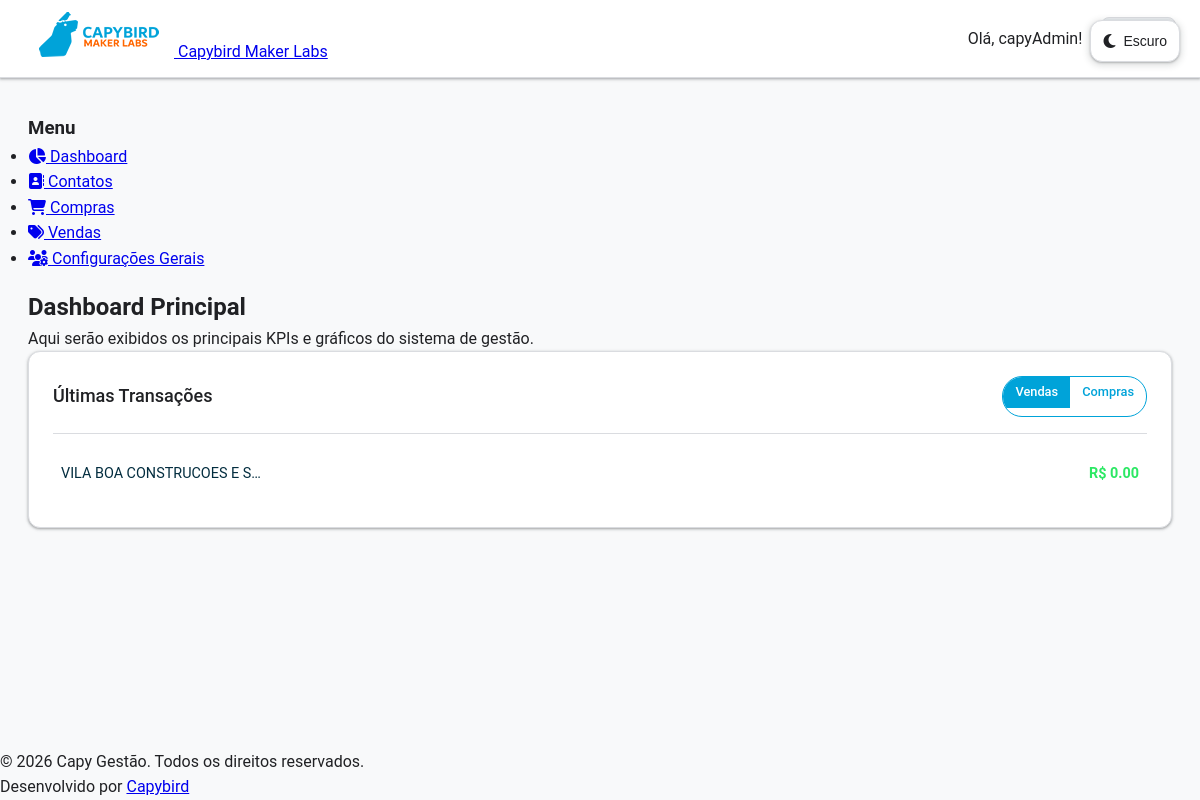
Before: /dashboard/ (signed in) with the older database file.
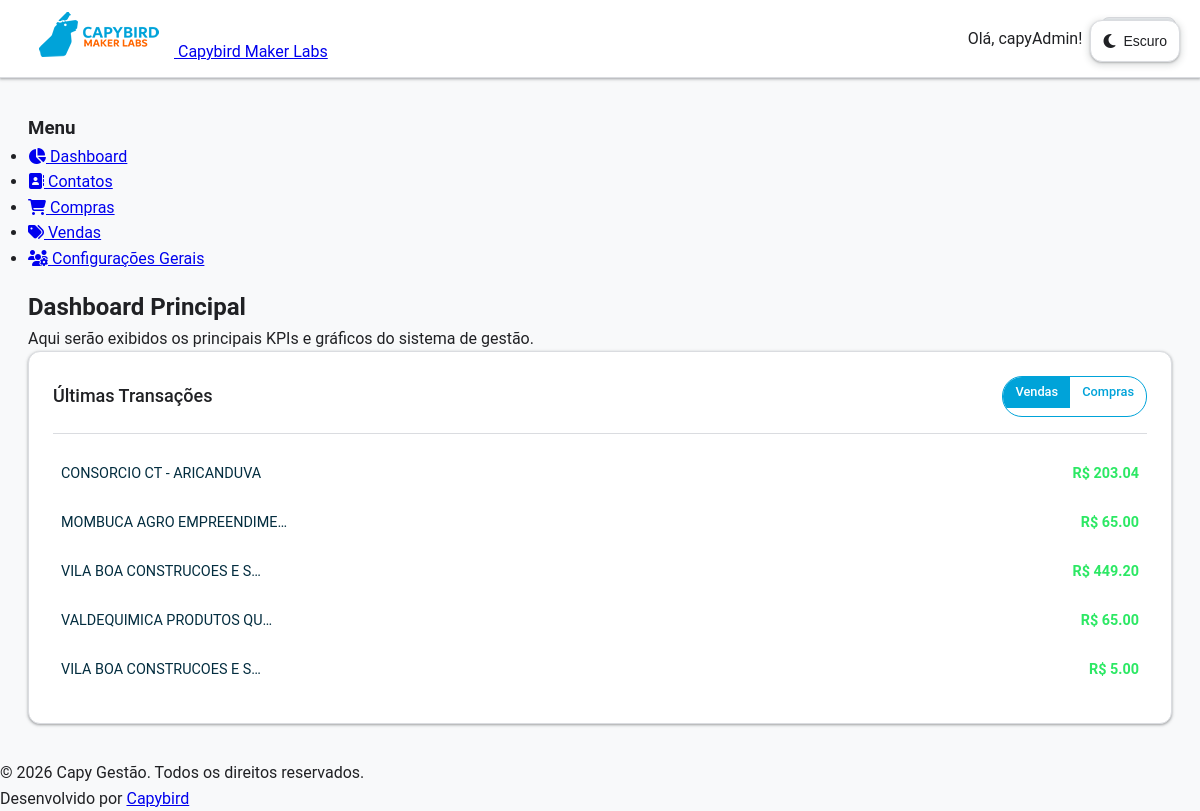
After: the same page with the newer database file.
### contacts/models.py (models this page shows, shortened)
class Contact(models.Model):
    class PersonType(models.TextChoices):
        INDIVIDUAL = "PF", _("Pessoa Física")
        LEGAL = "PJ", _("Pessoa Jurídica")
    class OrganizationType(models.TextChoices):
        SYSTEM_HOLDER = "HOLDER", _("Gestor do Sistema")  # A sua empresa
        CLIENT = "CLIENT", _("Cliente")  # As empresas clientes
        OTHER = "OTHER", _("Outro")  # Outros tipos de contato PJ
    name = models.CharField(max_length=255, verbose_name=_("Nome Completo"))
    email = models.EmailField(max_length=255, unique=True)
    phone = models.CharField(
        max_length=20,
        blank=True,
        null=True,
        verbose_name=_("Telefone"),
        validators=[
            RegexValidator(
                regex=r'^\+?1?\d{9,15}$',
                message=_("O número de telefone deve estar no formato: '+999999999'. Até 15 dígitos permitidos.")
            )
        ]
    )
    person_type = models.CharField(
        max_length=2,
        choices=PersonType.choices,
        default=PersonType.INDIVIDUAL,
        verbose_name=_("Tipo de Pessoa"),
        db_index=True,
    )
    document = models.CharField(
        max_length=18,
        unique=True,
        blank=True,
        null=True,
        verbose_name=_("CPF/CNPJ"),
        db_index=True,
    )
    is_active = models.BooleanField(default=True, verbose_name=_("Ativo"))
    user = models.OneToOneField(
        User,
        on_delete=models.SET_NULL,
        null=True,
        blank=True,
        verbose_name=_("Usuário Associado"),
        related_name="contact_profile",
    )
    company = models.ForeignKey(
        "self",
        on_delete=models.SET_NULL,
        null=True,
        blank=True,
        verbose_name="Empresa Associada (PJ)",
        limit_choices_to={
            "person_type": "PJ"
        },  # Garante que só PJs possam ser selecionadas aqui
    )
    created_at = models.DateTimeField(auto_now_add=True)
    updated_at = models.DateTimeField(auto_now=True)
    class Meta:
        verbose_name = "Contato"
        verbose_name_plural = "Contatos"
        ordering = ["name"]
    class OrganizationType(models.TextChoices):
        SYSTEM_HOLDER = "HOLDER", "Gestor do Sistema"  # A sua empresa
        CLIENT = "CLIENT", "Cliente"  # As empresas clientes
        OTHER = "OTHER", "Outro"  # Outros tipos de contato PJ
    organization_type = models.CharField(
        max_length=10,
        choices=OrganizationType.choices,
        default=OrganizationType.OTHER,
        verbose_name="Classificação da Organização",
        blank=True,
    )
    logo = models.ImageField(
        upload_to="logos/", null=True, blank=True, verbose_name="Logomarca da Empresa"
    )

### transactions/models.py (models this page shows, shortened)
class Transaction(models.Model):
    class TransactionType(models.TextChoices):
        SALE = "SALE", "Venda"  # Gera receita, diminui estoque
        PURCHASE = "PURCHASE", "Compra"  # Gera despesa, aumenta estoque
    transaction_type = models.CharField(
        max_length=10, choices=TransactionType.choices, verbose_name="Tipo de Transação"
    )
    contact = models.ForeignKey(
        Contact,
        on_delete=models.PROTECT,  # Proíbe deletar um contato que tem transações
        verbose_name="Contato (Cliente/Fornecedor)",
    )
    transaction_date = models.DateTimeField(
        auto_now_add=True, verbose_name="Data da Transação"
    )
    total_value = models.DecimalField(
        max_digits=12, decimal_places=2, default=0.00, verbose_name="Valor Total"
    )
    notes = models.TextField(blank=True, null=True, verbose_name="Observações")
    subtotal = models.DecimalField(
        max_digits=12, decimal_places=2, default=0.00, verbose_name="Subtotal"
    )
    discount = models.DecimalField(
        max_digits=12, decimal_places=2, default=0.00, verbose_name="Desconto"
    )
    additions = models.DecimalField(
        max_digits=12, decimal_places=2, default=0.00, verbose_name="Acréscimos"
    )
    total_value = models.DecimalField(
        max_digits=12, decimal_places=2, default=0.00, verbose_name="Valor Total"
    )
    class Meta:
        verbose_name = "Transação"
        verbose_name_plural = "Transações"
        ordering = ["-transaction_date"]

### core_app/views.py (the view)
# urls.py: path("dashboard/", DashboardView.as_view(), name="dashboard"),
class DashboardView(LoginRequiredMixin, TemplateView):
    template_name = "dashboard.html"
    def get_context_data(self, **kwargs):
        context = super().get_context_data(**kwargs)
        context["latest_sales"] = Transaction.objects.filter(
            transaction_type__iexact="VENDAS"
        ).order_by("-transaction_date")[:5]
        context["latest_purchases"] = Transaction.objects.filter(
            transaction_type__iexact="COMPRAS"
        ).order_by("-transaction_date")[:5]
        return context

### core_app/context_processors.py (called while the page is built, shortened)
def system_branding_processor(request):
    HOLDER_CACHE_KEY = "system_holder_branding"
    holder_data = cache.get(HOLDER_CACHE_KEY)
    if not holder_data:
        try:
            system_holder = Contact.objects.get(
                organization_type=Contact.OrganizationType.SYSTEM_HOLDER
            )
            holder_data = {
                "system_holder_name": system_holder.name,
                "system_holder_logo": system_holder.logo,
            }
            cache.set(HOLDER_CACHE_KEY, holder_data, 3600)
        except Contact.DoesNotExist:
            holder_data = {
                "system_holder_name": "CAPY GESTÃO",
                "system_holder_logo": None,
            }
    return holder_data

### templates/dashboard.html (shortened to what this page needs)
{% extends 'app_base.html' %}
{% block app_content %}
    <h2>Dashboard Principal</h2>
    <p class="mb-4">Aqui serão exibidos os principais KPIs e gráficos do sistema de gestão.</p>
    <div class="dashboard-grid">
        <div class="dashboard-card">
            <div class="card-header">
                <h3>Últimas Transações</h3>
                <div class="radio-toggle">
                    <label for="toggle-sales">Vendas</label>
                    <label for="toggle-purchases">Compras</label>
                </div>
            </div>
            <div class="card-body">
                <ul class="transaction-list" id="sales-list">
                    {% for sale in latest_sales %}
                        <li>
                            <a href="#">
                                <span class="contact-name">{{ sale.contact.name|truncatechars:25 }}</span>
                                <span class="transaction-value sale-color">R$ {{ sale.total_value|floatformat:2 }}</span>
                            </a>
                        </li>
                    {% empty %}
                        <li>Nenhuma venda recente.</li>
                    {% endfor %}
                </ul>
            </div>
        </div>
    </div>
{% endblock app_content %}

### templates/app_base.html
{% extends 'base.html' %}
{% load static %}
{% block content %}
<div class="dashboard-layout">
    <aside class="sidebar">
        <h3>Menu</h3>
        <ul>
            <li>
                <a href="{% url 'dashboard' %}">
                    <i class="fa-solid fa-chart-pie"></i>
                    <span>Dashboard</span>
                </a>
            </li>
            <li>
                <a href="{% url 'contact_list' %}">
                    <i class="fa-solid fa-address-book"></i>
                    <span>Contatos</span>
                </a>
            </li>
            <li>
                <a href="{% url 'contact_selection' transaction_type='compras' %}">
                    <i class="fa-solid fa-shopping-cart"></i>
                    <span>Compras</span>
                </a>
            </li>
            <li>
                <a href="{% url 'contact_selection' transaction_type='vendas' %}">
                    <i class="fa-solid fa-tags"></i>
                    <span>Vendas</span>
                </a>
            </li>
            <li>
                <a href="{% url 'management_list' %}">
                    <i class="fa-solid fa-users-gear"></i>
                    <span>Configurações Gerais</span>
                </a>
            </li>
        </ul>
    </aside>
    <section class="main-content">
        {% block app_content %}
        {% endblock app_content %}
    </section>
</div>
{% endblock content %}

### templates/base.html (shortened to what this page needs)
{% load static %}
<!DOCTYPE html>
<html lang="pt-br" data-theme="light">
<head>
    <link rel="stylesheet" href="{% static 'css/style.css' %}">
    <link rel="stylesheet" href="https://cdnjs.cloudflare.com/ajax/libs/font-awesome/6.5.0/css/all.min.css">
</head>
<body>
    <header>
        <nav class="navbar">
            <div class="text-2xl font-bold tracking-wide text-center">
            <a href="{% url 'home' %}">
                {% if system_holder_logo %}
                    <img src="{{ system_holder_logo.url }}" alt="Logo de {{ system_holder_name }}" class="client-logo-img">
                    <span class="system-name-small">{{ system_holder_name }}</span>
                {% else %}
                    <strong class="text-blue-400">{{ system_holder_name|default:"CAPY GESTÃO" }}</strong>
                {% endif %}
            </a>
            </div>
            <div class="nav-menu">
                {% if user.is_authenticated %}
                    <span>Olá, {{ user.username }}!</span>
                    <form class="logout-form" action="{% url 'logout' %}" method="post">
                        <button type="submit" class="btn btn-secondary">Sair</button>
                    </form>
                {% else %}
					<a href="{% url 'login' %}" class="btn btn-primary">Entrar</a>
                {% endif %}
            </div>
        </nav>
    </header>
    <main class="container">
        {% block content %}
        {% endblock %}
    </main>
    <button class="theme-toggle" id="themeToggle" title="Alternar tema">
        <i class="theme-toggle-icon fas fa-moon" id="themeIcon"></i>
        <span id="themeText">Escuro</span>
    </button>
    <footer>
        <div class="mt-auto text-sm text-gray-400">
            <p>© 2026 Capy Gestão. Todos os direitos reservados.</p>
            <p>Desenvolvido por <a href="https://www.capybird.com.br" class="text-blue-400">Capybird</a></p>
        </div>
    </footer>
</body>
</html>

Changed rows visible on the page:
no longer on this page (row edited): Transaction: contact.name "VILA BOA CONSTRUCOES E S…", total_value "0.00"
added Transaction: contact.name "CONSORCIO CT - ARICANDUVA", total_value "203.04"
added Transaction: contact.name "MOMBUCA AGRO EMPREENDIME…", total_value "65.00"
added Transaction: contact.name "VILA BOA CONSTRUCOES E S…", total_value "449.20"
added Transaction: contact.name "VALDEQUIMICA PRODUTOS QU…", total_value "65.00"
added Transaction: contact.name "VILA BOA CONSTRUCOES E S…", total_value "5.00"
